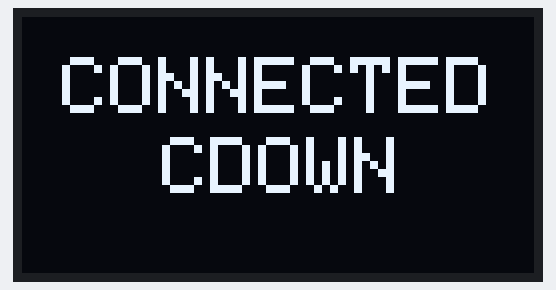
Recording of a sketch running on a simulated Arduino Uno, built with avr-gcc and run on an emulated ATmega328P. On the bench: 128×64 one-colour display.

Above: at 2.1 s.

The sketch:

OLED_Display.ino
```cpp
#include <Wire.h>
#include <Adafruit_GFX.h>
#include <Adafruit_SSD1306.h>

#define SCREEN_WIDTH 128 // OLED display width, in pixels
#define SCREEN_HEIGHT 64 // OLED display height, in pixels

// Declaration for an SSD1306 display connected to I2C (SDA, SCL pins)
Adafruit_SSD1306 display(SCREEN_WIDTH, SCREEN_HEIGHT, &Wire, -1);

void setup()
{
  Serial.begin(115200);

  if(!display.begin(SSD1306_SWITCHCAPVCC, 0x3C)) { // Address 0x3D for 128x64
    Serial.println(F("SSD1306 allocation failed"));
    for(;;);
  }
  delay(2000);
  display.clearDisplay();

  display.setTextSize(2);
  display.setTextColor(WHITE);
  display.setCursor(10, 10);
  // Display static text
  display.println("CONNECTED");
  display.display();

  display.setTextSize(2);
  display.setTextColor(WHITE);
  display.setCursor(35, 30);
  // Display static text
  display.println("CDOWN");
  display.display();
}

void loop()
{

}
```
